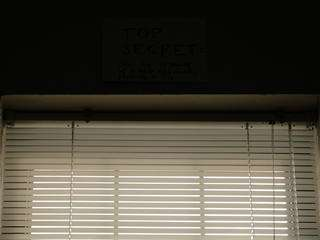
#> input picture Comparagram/im1.jpeg, 320 x 240 px, found by its file name
$ python comparagram.py   (older library calls are emulated)
#> lines starting #> are read from the running program, lines starting #| are printed output that depends on the picture

# coding: utf-8

# In[60]:

'''
function result = comparagram(img1,img2,rgb)
%rgb ={1,2,3}
mapgram = zeros(256,256);

for i = 1:length(img1(:,1,rgb))
    for j = 1:length(img1(1,:,rgb))
        mapgram(img1(i,j,rgb)+1,img2(i,j,rgb)+1)= mapgram(img1(i,j,rgb)+1,img2(i,j,rgb)+1)+1;
    end
end

%mapgram(img1(:,:,rgb)+1,img2(:,:,rgb)+1)= mapgram(img1(:,:,rgb)+1,img2(:,:,rgb)+1)+1;
result = mapgram;
end
'''
import numpy as np
import matplotlib.pyplot as plt
import scipy.misc as sp
import matplotlib.animation as animation
from IPython.display import HTML

def comparagram(img1,img2,rgb):
    mapgram = np.zeros((256,256))
    for i in range(0,len(img1[:,1,rgb])):
        for j in range(0,len(img1[1,:,rgb])):
            mapgram[img1[i,j,rgb],img2[i,j,rgb]] = mapgram[img1[i,j,rgb],img2[i,j,rgb]]+1
    return mapgram


# In[54]:

'''

'''
image1 = sp.imread('/Users/Jacopo/Documents/ECE_4th_year_winter/ECE516/Comparagram/im1.jpeg')
#> image1 is the input picture: shape (240, 320, 3); mean R, G, B 81.5, 77.2, 65.3
image2 = sp.imread('/Users/Jacopo/Documents/ECE_4th_year_winter/ECE516/Comparagram/im2.jpeg')
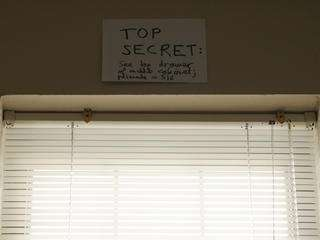
#> input picture Comparagram/im2.jpeg, 320 x 240 px, found by its file name
#> image2 is the input picture: shape (240, 320, 3); mean R, G, B 146.4, 138.4, 124
image3 = sp.imread('/Users/Jacopo/Documents/ECE_4th_year_winter/ECE516/Comparagram/im3.jpeg')
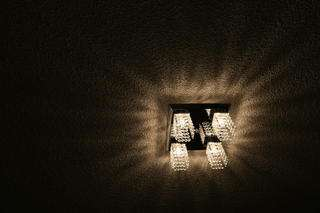
#> input picture Comparagram/im3.jpeg, 320 x 213 px, found by its file name
#> image3 is the input picture: shape (213, 320, 3); mean R, G, B 36.1, 29.3, 19.7
image4 = sp.imread('/Users/Jacopo/Documents/ECE_4th_year_winter/ECE516/Comparagram/im4.jpeg')
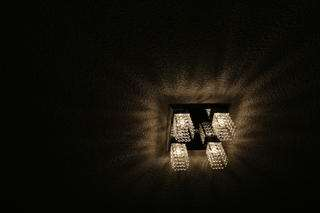
#> input picture Comparagram/im4.jpeg, 320 x 213 px, found by its file name
#> image4 is the input picture: shape (213, 320, 3); mean R, G, B 20.3, 17.7, 10.4
################plot 1#################
R_channel1 = comparagram(image1,image2,0);
G_channel1 = comparagram(image1,image2,1);
#> call 2 of comparagram, with rgb = 1
#> after the loop in comparagram (call 2), `for i in range(0,len(img1[:,1,rgb])):`:
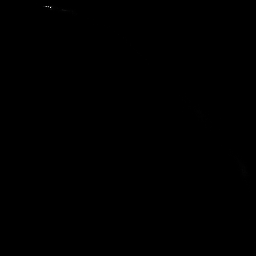
#> mapgram: shape (256, 256) float64; min 0, max 5514, mean 1.2; drawn with min black and max white
B_channel1 = comparagram(image1,image2,2);
plot_img1 = np.zeros((256,256,3));
plot_img1[:,:,0]=R_channel1;
plot_img1[:,:,1]=G_channel1;
#> plot_img1: shape (256, 256, 3) float64; mean of channels 0, 1, 2 1.2, 1.2, 0
plot_img1[:,:,2]=B_channel1;
#> plot_img1: shape (256, 256, 3) float64; mean of channels 0, 1, 2 1.2, 1.2, 1.2
plt.imshow(plot_img1)
#> (this line was passed over: IPython is not available in this run)
#> (the run stopped early here; a loop or call above may not have finished)
